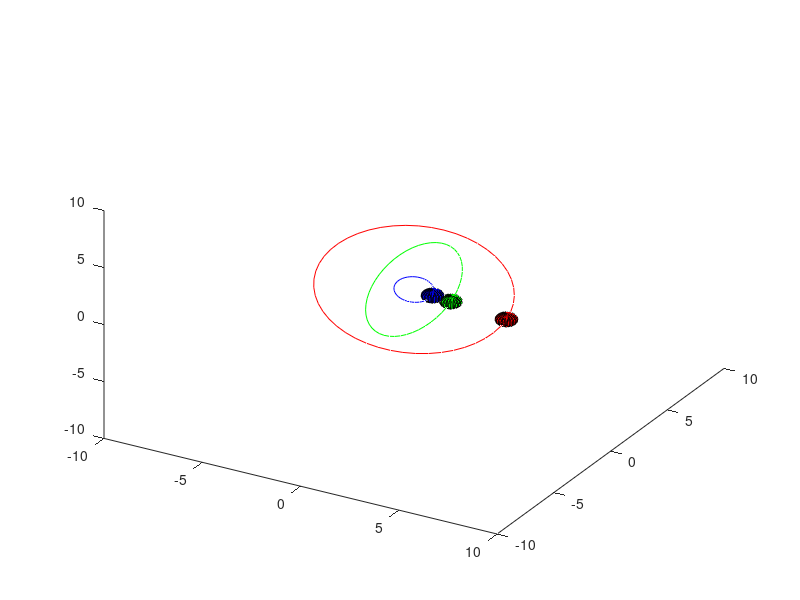

Here is the MATLAB script that generated this plot:
close all
clear
clc
t = linspace(0,2*pi,50);
x = cos(t);
y = sin(t);
z = zeros(1,50);
[xp,yp,zp] = sphere;
psi = 15*pi/180;
theta = 50*pi/180;
theta1 = 20*pi/180;
theta2 = 10*pi/180;
phi = 20*pi/180;
phi1 = 10*pi/180;
phi2 = 30*pi/180;
R = [cos(phi2)*cos(theta1) cos(phi)*sin(theta)*sin(psi)-sin(phi)*cos(psi) cos(phi)*sin(theta)*cos(psi)+sin(phi)*sin(psi);
    sin(phi)*cos(theta) sin(phi)*sin(theta1)*sin(psi)+cos(phi)*cos(psi) sin(phi)*sin(theta1)*cos(psi)-cos(phi)*sin(psi);
    -sin(theta1) cos(theta2)*sin(psi) cos(theta)*cos(psi)];
p1 = [5*x;5*y;3*z];
p2 = [1*x;1*y;-2*z];
p3 = [2*x;4*y;-3*z];
p1 = R*p1;
p2 = R*p2;
p3 = R*p3;
hold on
for k =1:3
  for idx = 1:length(t)
      clf
     plot3(p1(1,:),p1(2,:),p1(3,:),'r')
      hold on
      surf(0.5*xp+p1(1,idx),0.5*yp+p1(2,idx),0.5*zp+p1(3,idx),'FaceColor','r')
      plot3(p2(1,:),p2(2,:),p2(3,:),'b')
      surf(0.5*xp+p2(1,idx),0.5*yp+p2(2,idx),0.5*zp+p2(3,idx),'FaceColor','b')
      plot3(p3(1,:),p3(2,:),p3(3,:),'g')
      surf(0.5*xp+p3(1,idx),0.5*yp+p3(2,idx),0.5*zp+p3(3,idx),'FaceColor','g')
      xlim([-10 10])
      ylim([-10 10])
      zlim([-10 10])
      view(30,40)
      pause(0.1)
  end
end
